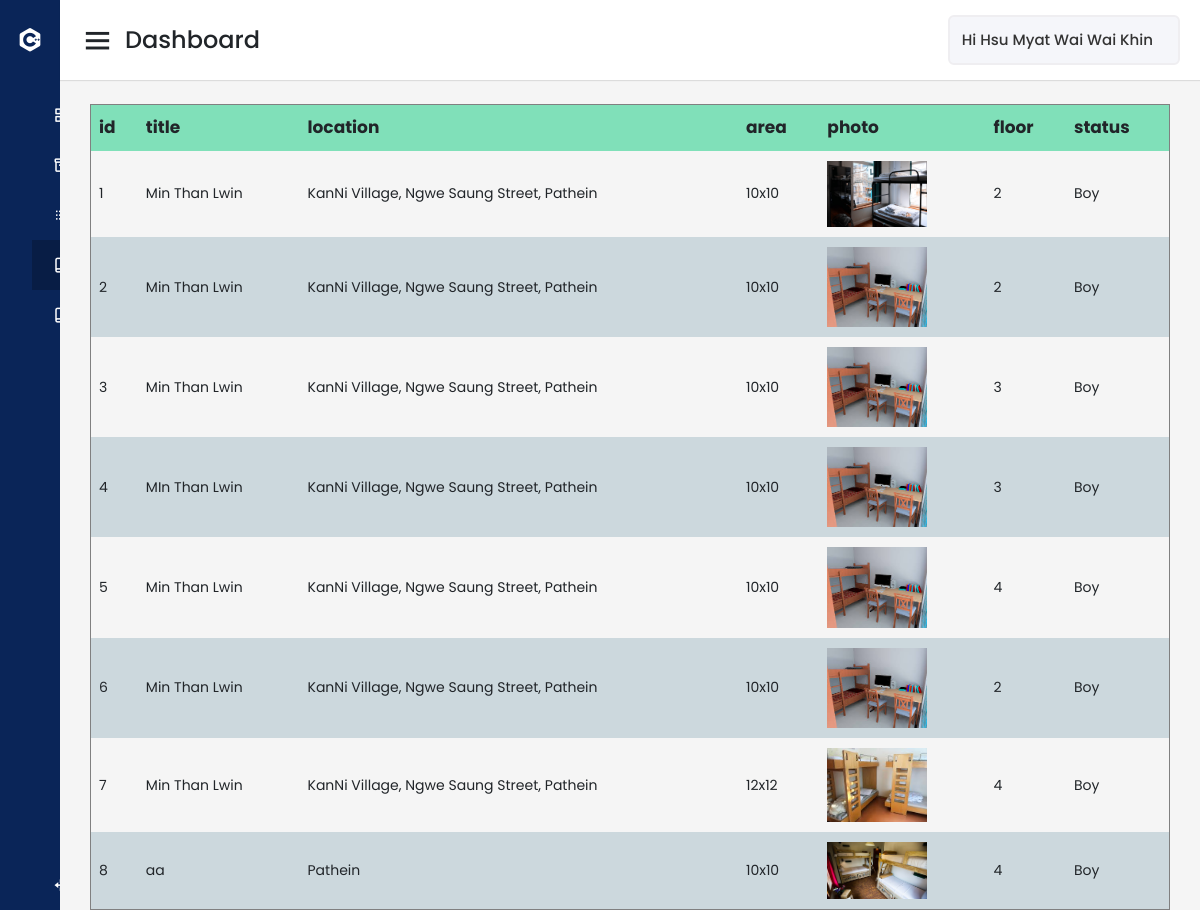
Page /rentedPost.php (signed in) on the committed database.
### tables this page shows
CREATE TABLE `agent` (
  `agent_id` int(11) NOT NULL,
  `name` varchar(50) NOT NULL,
  `email` varchar(50) NOT NULL,
  `password` varchar(30) NOT NULL,
  `address` varchar(500) NOT NULL,
  `agent_status` varchar(10) NOT NULL,
  `photo` mediumblob NOT NULL,
  `phone` varchar(11) NOT NULL,
  `description` mediumtext NOT NULL
);

CREATE TABLE `property` (
  `property_id` int(11) NOT NULL,
  `title` varchar(50) NOT NULL,
  `location` varchar(300) NOT NULL,
  `status` varchar(30) NOT NULL,
  `area` varchar(50) NOT NULL,
  `price` int(30) NOT NULL,
  `agent_id` int(11) NOT NULL,
  `floor` varchar(30) NOT NULL,
  `photo` mediumblob NOT NULL,
  `property_status` varchar(30) NOT NULL,
  `description` mediumtext NOT NULL
);

### rentedPost.php (the view, shortened to what this page needs)
<?php session_start();
  $agentId=$_SESSION['agentId'];
  $servername="localhost";
      $username="root";
      $password="";
      $dbname="hosteldb";
      $con=new PDO("mysql:host=$servername;port=4306;dbname=$dbname",$username,$password);
      $con->setAttribute(PDO::ATTR_ERRMODE, PDO::ERRMODE_EXCEPTION);
?>
<!DOCTYPE html>
<html lang="en" dir="ltr">
  <head>
    <link href="assets/css/agent-style.css" rel="stylesheet">
    <link href="assets/vendor/bootstrap/css/bootstrap.min.css" rel="stylesheet">
    <link href='https://unpkg.com/boxicons@2.0.7/css/boxicons.min.css' rel='stylesheet'>
   </head>
<body>
  <div class="sidebar">
    <div class="logo-details">
      <i class='bx bxl-c-plus-plus'></i>
      <span class="logo_name">UniAco</span>
    </div>
      <ul class="nav-links">
        <li>
          <a href="agent.php">
            <span class="links_name">Dashboard</span>
          </a>
        </li>
        <li>
          <a href="acceptedPost.php">
            <span class="links_name">Accepted Posts</span>
          </a>
        </li>
        <li>
          <a href="pendingPost.php">
            <span class="links_name">Pending Posts</span>
          </a>
        </li>
        <li>
          <a href="rentedPost.php" class="active">
            <span class="links_name">Rented Posts</span>
          </a>
        </li>
        <li>
          <a href="agent_uploadPost.php">
            <span class="links_name">Add Post</span>
          </a>
        </li>
        <li class="log_out">
          <a href="index.php">
            <span class="links_name">Log out</span>
          </a>
        </li>
      </ul>
  </div>
  <section class="home-section">
    <nav>
      <div class="sidebar-button">
        <i class='bx bx-menu sidebarBtn'></i>
        <span class="dashboard">Dashboard</span>
      </div>
      <?php
          $sql1= "SELECT * FROM agent WHERE agent_id=$agentId";
          $stmt1=$con->query($sql1);
          $result1=$stmt1->fetch();
         ?>
      <div class="profile-details">
        <span class="admin_name">Hi <?php echo $result1['name']; ?></span>
      </div>
    </nav>
    <div class="home-content">
    <?php
      $sql = "SELECT * FROM property WHERE property_status='R' AND agent_id=$agentId";
      $stmt= $con->query($sql);
      ?>
      <table border="1" id="view">
        <thead>
          <tr>
            <th>id</th>
            <th>title</th>
            <th>location</th>
            <th>area</th>
            <th>photo</th>
            <th>floor</th>
            <th>status</th>
          </tr>
        </thead>
        <tbody>
          <?php
          $count=0;
          while ($result= $stmt->fetch()){
            if($result['agent_id']==$agentId){
              $count++;
              ?>
                <tr>
                  <td><?php echo $count;?></td>
                  <td><?php echo $result['title'];?></td>
                  <td><?php echo $result['location'];?></td>
                  <td><?php echo $result['area'];?></td>
                   <td><img style="width: 100px;" src="images/<?php echo $result['photo'];?>"></td>
                  <td><?php echo $result['floor'];?></td>
                  <td><?php echo $result['status'];?></td>
                </tr>
              <?php
            }
          } ?>
        </tbody>
      </table>
    </div>
  </section>
</body>
</html>

### assets/css/agent-style.css (style rules this page uses)
* { margin: 0; padding: 0; box-sizing: border-box; font-family: 'Poppins', sans-serif; }
.sidebar { position: fixed; height: 100%; width: 240px; background: #0A2558; transition: all 0.5s ease; }
.sidebar .logo-details { height: 80px; display: flex; align-items: center; }
.sidebar .logo-details i { font-size: 28px; font-weight: 500; color: #fff; min-width: 60px; text-align: center }
.sidebar .logo-details .logo_name { color: #fff; font-size: 24px; font-weight: 500; }
.sidebar .nav-links { margin-top: 10px; }
.sidebar .nav-links li { position: relative; list-style: none; height: 50px; }
.sidebar .nav-links li a { height: 100%; width: 100%; display: flex; align-items: center; text-decoration: none; transition: all 0.4s ease; }
.sidebar .nav-links li a.active { background: #081D45; }
.sidebar .nav-links li a .links_name { color: #fff; font-size: 15px; font-weight: 400; white-space: nowrap; }
.sidebar .nav-links .log_out { position: absolute; bottom: 0; width: 100%; }
.home-section { position: relative; background: #f5f5f5; min-height: 100vh; width: calc(100% - 240px); left: 240px; transition: all 0.5s ease; }
.home-section nav { display: flex; justify-content: space-between; height: 80px; background: #fff; display: flex; align-items: center; position: fixed; width: calc(100% - 240px); left: 240px; z-index: 100; padding: 0 20px; box-shadow: 0 1px 1px rgba(0, 0, 0, 0.1); transition: all 0.5s ease; }
.home-section nav .sidebar-button { display: flex; align-items: center; font-size: 24px; font-weight: 500; }
nav .sidebar-button i { font-size: 35px; margin-right: 10px; }
.home-section nav .profile-details { display: flex; align-items: center; background: #F5F6FA; border: 2px solid #EFEEF1; border-radius: 6px; height: 50px; min-width: 50px; padding: 0 15px 0 2px; }
nav .profile-details .admin_name { font-size: 15px; font-weight: 500; color: #333; margin: 0 10px; white-space: nowrap; }
.home-section .home-content { position: relative; padding-top: 104px; }
@media (max-width: 1240px) { .sidebar { width: 60px; } }
@media (max-width: 1240px) { .home-section { width: calc(100% - 60px); left: 60px; } }
@media (max-width: 1240px) { .home-section nav { width: calc(100% - 60px); left: 60px; } }
.home-content { margin: 0 30px; }
table { width: 100%; }
thead tr { background-color: #80e0b9; }
tr:nth-child(even) { background-color: #ccd8dd; }
tr td { max-width: 400px; padding: 10px 8px; font-size: 14px; }
tr th { max-width: 400px; padding: 10px 8px; font-size: 17px; }

### rows in the picture
agent: name "Hsu Myat Wai Wai Khin"
property: title "Min Than Lwin", location "KanNi Village, Ngwe Saung Street, Pathein", area "10x10", photo (picture), floor "2", status "Boy"
property: title "Min Than Lwin", location "KanNi Village, Ngwe Saung Street, Pathein", area "10x10", photo (picture), floor "2", status "Boy"
property: title "Min Than Lwin", location "KanNi Village, Ngwe Saung Street, Pathein", area "10x10", photo (picture), floor "3", status "Boy"
property: title "MIn Than Lwin", location "KanNi Village, Ngwe Saung Street, Pathein", area "10x10", photo (picture), floor "3", status "Boy"
property: title "Min Than Lwin", location "KanNi Village, Ngwe Saung Street, Pathein", area "10x10", photo (picture), floor "4", status "Boy"
property: title "Min Than Lwin", location "KanNi Village, Ngwe Saung Street, Pathein", area "10x10", photo (picture), floor "2", status "Boy"
property: title "Min Than Lwin", location "KanNi Village, Ngwe Saung Street, Pathein", area "12x12", photo (picture), floor "4", status "Boy"
property: title "aa", location "Pathein", area "10x10", photo (picture), floor "4", status "Boy"
